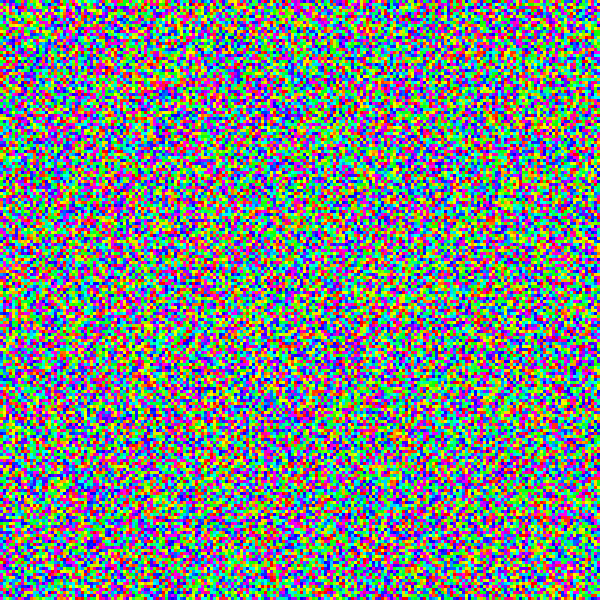
Frame 1 (no input)
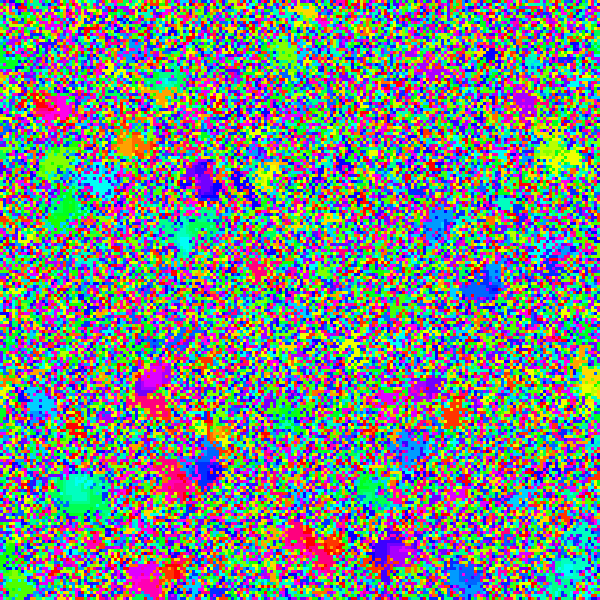
Frame 60 (the mouse pressed at the canvas centre just before this capture)
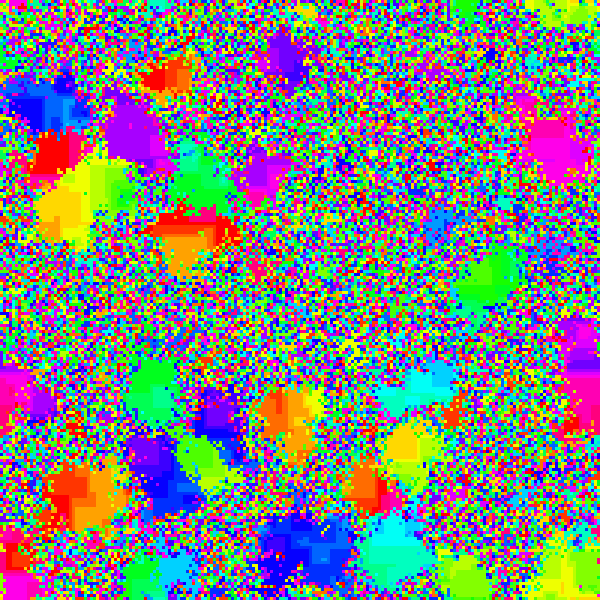
Frame 120 (the mouse held since frame 60 and released just before this capture)

The Processing sketch that drew these frames (run headless with seeded random() and noise(); from frame 60 on, the mouse is pressed at the canvas centre):

// Processing sketch: Cylcic_cellular_automatonV2
// ── Cylcic_cellular_automatonV2.pde
int [][] tab;
int [][] oldtab;

int lato = 3;
int maxn = 27;
int threshold = 0;

int col = int(255 / maxn);

void setup() {
  size(600, 600);
  //fullScreen();
  noStroke();
  colorMode(HSB);

  restart();
}

void draw() {

  for (int x = 0; x < width / lato; x++) {
    for (int y = 0; y < height / lato; y++) {

      fill(col * tab[x][y], 300, 300);
      rect(lato * x, lato * y, lato, lato);

      oldtab[x][y] = tab[x][y];
    }
  }

  update();
}


void update() {

  for (int x = 0; x < width / lato; x++) {
    for (int y = 0; y < height / lato; y++) {

      int counter = 0;

      for (int lr = x - 1; lr <= x + 1; lr++) {
        for (int ud = y - 1; ud <= y + 1; ud++) {
          if (lr != x || ud != y) {
            //print(lr, ' ');

            int outx = lr;
            int outy = ud;

            if (outx < 0) {
              outx = (width / lato) - 1;
            } else if (outx >= width / lato) {
              outx = 0;
            }

            if (outy < 0) {
              outy = (height / lato) - 1;
            } else if (outy >= height / lato) {
              outy = 0;
            }

            if (oldtab[x][y] == maxn - 1 && oldtab[outx][outy] == 0) {
              counter++;
            } else if (oldtab[outx][outy] == oldtab[x][y] + 1) {
              counter++;
            }
          }
        }
        apprule(x, y, counter);
      }
    }
  }
}

void apprule(int x, int y, int c) {
  if (oldtab[x][y] == maxn - 1 && c > threshold) {
    tab[x][y] = 0;
  } else if (c > threshold) {
    tab[x][y] = oldtab[x][y] + 1;
  }
}

void keyPressed() {
  restart();
}

void restart() {
  tab = new int [width / lato][height / lato];
  oldtab = new int [width / lato][height / lato];

  for (int x = 0; x < width / lato; x++) {
    for (int y = 0; y < height / lato; y++) {

      int r = int(random(maxn));

      tab[x][y] = r;
      oldtab[x][y] = tab[x][y];
    }
  }
}
